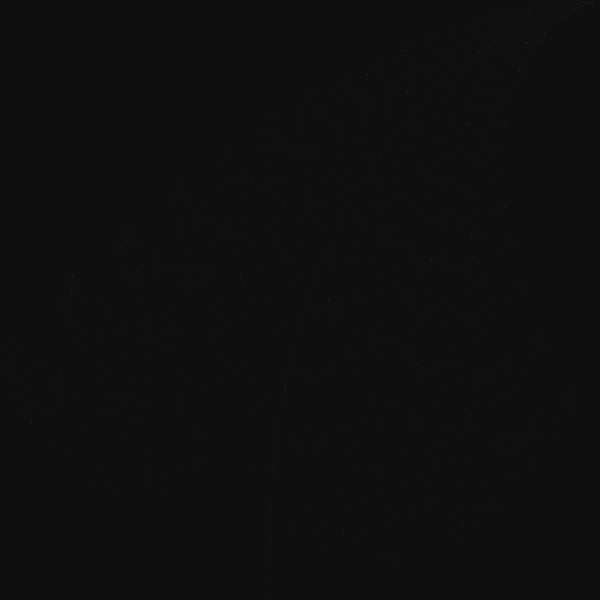
Frame 1 (no input)
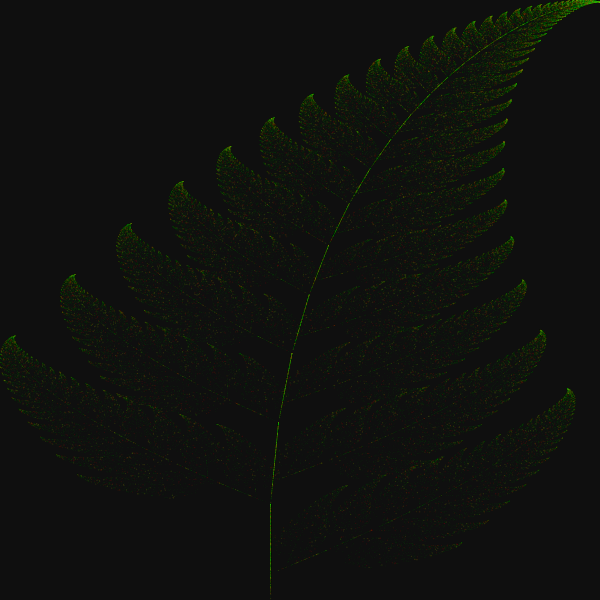
Frame 60 (no input)
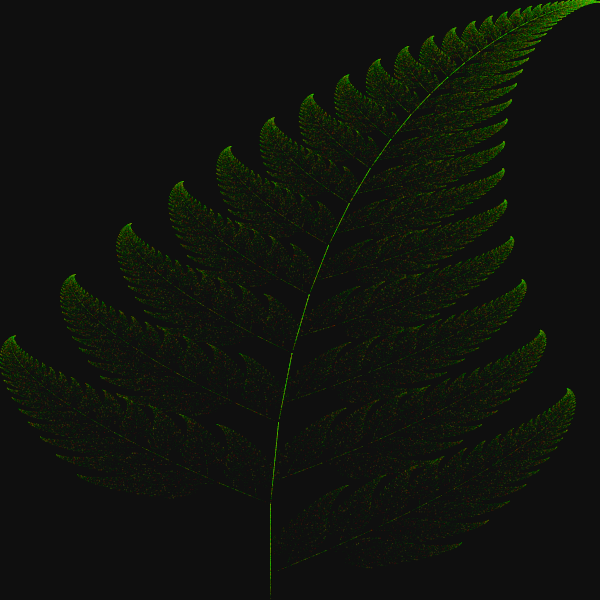
Frame 120 (the mouse pressed at the canvas centre since frame 60)

The p5.js sketch that drew these frames (run headless with seeded random() and noise() and a simulated clock; from frame 60 on, the mouse is pressed at the canvas centre):

// p5.js sketch
// ── sketch.js
var x = 0;
var y = 0;
function setup() {
	createCanvas(600, 600);
	background(15);
}

function newPoint(mode) {
  var newX;
  var newY;

  var n = random(1);
	if (mode == 1){
	  if (n < 0.01) {
	    // 1
	    newX =  0;
	    newY =  0.16 * y;
	  } else if (n < 0.86) {
	    // 2
	    newX =  0.85 * x +  0.04 * y;
	    newY = -0.04 * x +  0.85 * y + 1.6;
	  } else if (n < 0.93) {
	    // 3
	    newX =  0.20 * x + -0.26 * y;
	    newY =  0.23 * x +  0.22 * y + 1.6;
	  } else {
	    // 4
	    newX = -0.15 * x +  0.28 * y;
	    newY =  0.26 * x +  0.24 * y + 0.44;
	  }

	   x = newX;
	   y = newY;
	 }
	 if (mode == 2){

		 if (r < 0.02) {
 	    // Equation 1
 	    newX =  0;
 	    newY =  0.25 * y + -0.4;
 	  } else if (r < 0.86) {
 	    // Equation 2
 	    newX =  0.95 * x +  0.005 * y + -0.002;
 	    newY = -0.005 * x +  0.93 * y + 0.5;
 	  } else if (r < 0.93) {
 	    // Equation 3
 	    newX =  0.035 * x + -0.20 * y + -0.09;
 	    newY =  0.16 * x +  0.04 * y + 0.02;
 	  } else {
 	    // Equation 4
 	    newX = -0.04 * x +  0.20 * y + 0.083;
 	    newY =  0.16 * x +  0.04 * y + 0.12;
 	  }

 	   x = newX;
 	   y = newY;

	 }
}

// −2.1820 < x < 2.6558 and 0 ≤ y < 9.9983

function drawPoint(mode){
	let rand = random(1);
	 if (rand < 0.1){
			 stroke(255, 0, 0, 30);
	}
	 else if (rand < 0.15){
			 stroke(255, 255, 0, 30);
	}
	 else{
			 stroke(0, 255, 0, 10);
		}
	 strokeWeight(1.3);

	 //let px = map(x, -3, 3, 0, width);
	 //let py = map(y, 11, 0, 0, height);
	 if (mode == 2){
	 	var px = map(x, -2.1820, 2.6558, 0, width);
	 	var py = map(y, -1, 6.9983, height, 0);

	 }
	 if (mode ==1){
	 	var px = map(x, -2.1820, 2.6558, 0, width);
	 	var py = map(y, 0, 9.9983, height, 0);

	 }
	 point(px, py);
}

function draw() {
	//Choose mode 1 for Barnsley Fern or mode 2 for Cyclosorus Fern
	mode = 1

	for (var i = 0; i < 2000; i++) {
		drawPoint(mode);
		newPoint(mode);
	}
}
